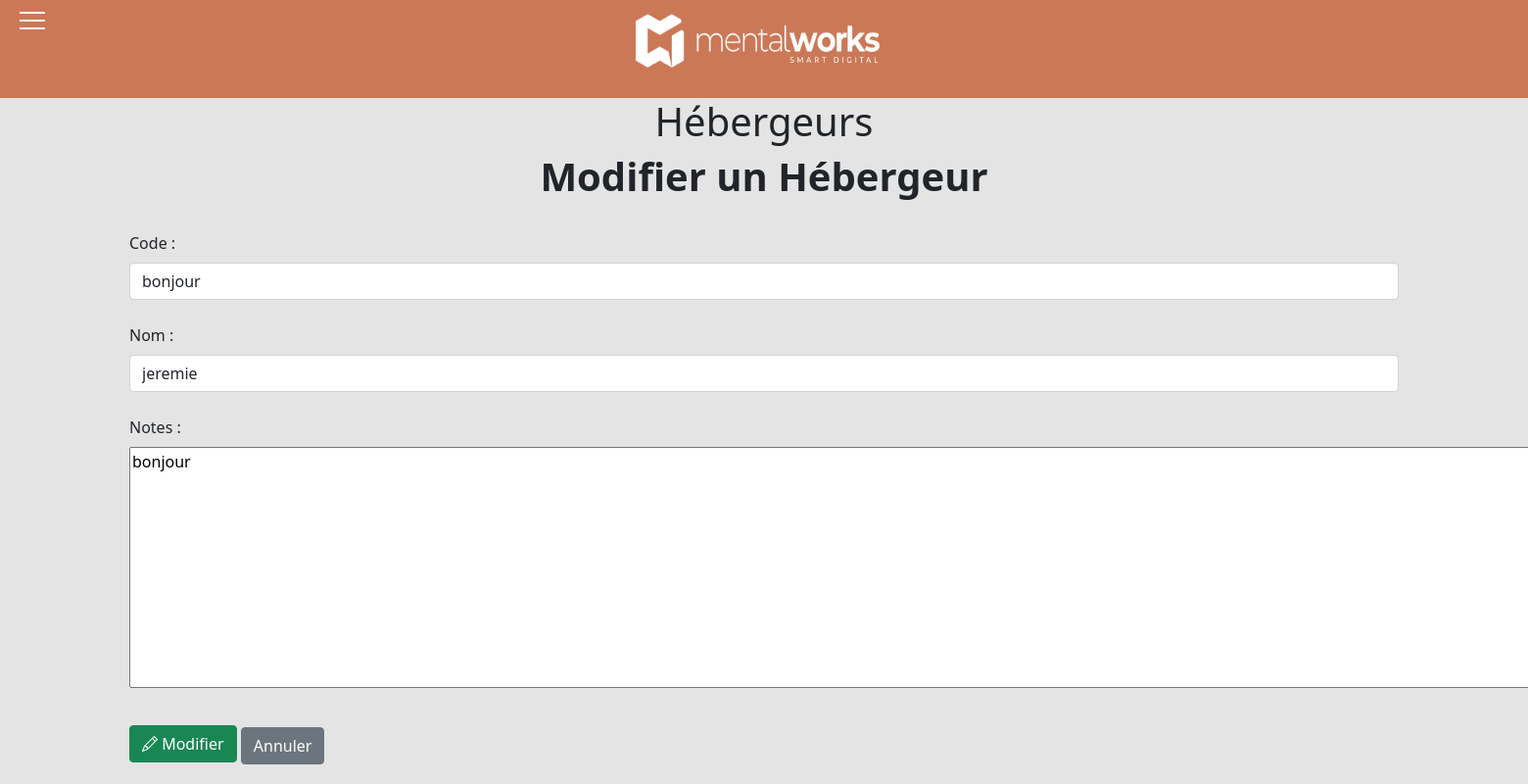
/Host/UpdateHost.php?id=1, run on an earlier commit of the app's database.
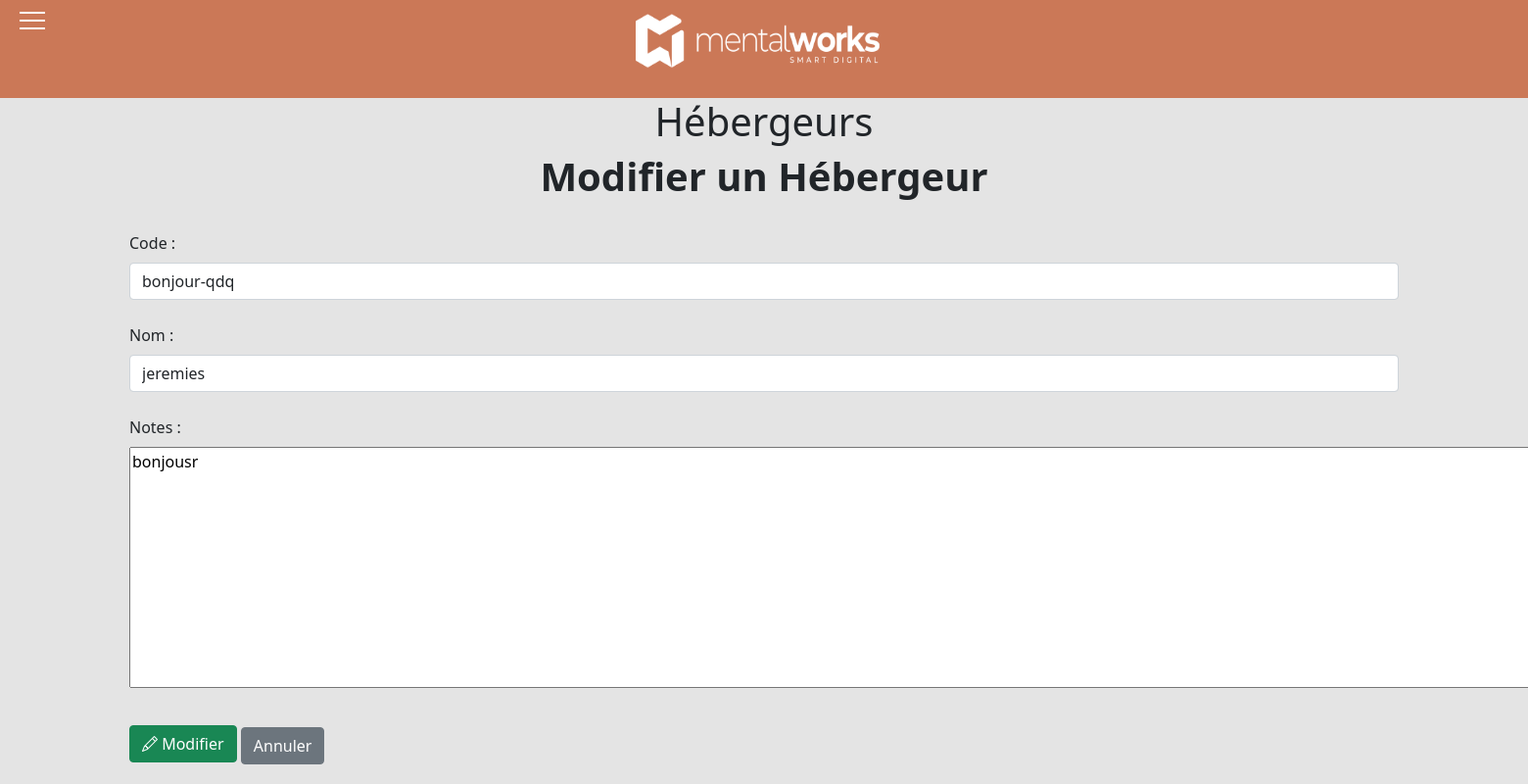
And on a later commit of the database.
### tables this page shows
CREATE TABLE `host` (
  `id` int(11) NOT NULL,
  `code` varchar(255) DEFAULT NULL,
  `name` varchar(255) DEFAULT NULL,
  `notes` varchar(1000) DEFAULT NULL
);

### src/Autoloader.php (called while the page is built, shortened)
<?php
class Autoloader{
    public static function register(){
        spl_autoload_register(function ($class){
            $file = str_replace('\\', DIRECTORY_SEPARATOR, $class).'.php';
            return false;
        });
    }
}

### src/Validators/Validator.php (called while the page is built, shortened)
<?php
abstract class Validator{
    public static function trimData(string $data): string{
        $data = trim($data);
        $data = stripslashes($data);
        $data = htmlspecialchars($data);
        return $data;
    }
}

### src/Repository/HostRepository.php (called while the page is built, shortened)
<?php
class HostRepository
{
    public static function selectHost(Host $myHost): Host {
        $co = new Connection();
        $co->connectionBDD();
        $statement = $co->prepare("SELECT code, name, notes from host WHERE id = ?");
        $statement->execute(array($myHost->getId()));
        $item = $statement->fetch();
        $myHost->setCode($item['code']);
        $myHost->setNotes($item['notes']);
        $myHost->setName($item['name']);
        return $myHost;
    }
}

### src/Connection/Connection.php (called while the page is built, shortened)
<?php
class Connection{
    protected $server="localhost";
    protected $dbName="environgestion";
    protected $user="root";
    protected $pass="";
    private $co;
    public function connectionBDD(){
        $dsn = "mysql:host=" . $this->server ."; charset=utf8; dbname=" . $this->dbName;
        $this->co = new PDO($dsn, $this->user, $this->pass);
        $this->co->setAttribute(PDO::ATTR_ERRMODE, PDO::ERRMODE_EXCEPTION);
    }
    public function deconnectionBDD(){
        $var = NULL;
        return $var;
    }
    public function __call($name, array $arguments) {
        if(method_exists($this->co, $name)){
            try{
                return call_user_func_array(array(&$this->co, $name), $arguments);
            }
            catch(Exception $e){
                throw new Exception('Erreur: "'.$name.'" nexiste pas.');
            }
         }
     }
}

### src/Classes/Host.php (called while the page is built, shortened)
<?php
class Host implements AllInterface{
    public function __construct(int $id, string $code, string $name, string $notes){
        $this->id = $id;
    }
}
?>

### src/Traits/HasId.php (called while the page is built, shortened)
<?php
trait HasId{
    private int $id;
    public function getId () : int{
        return $this -> id;
    }
}

### src/Traits/HasCode.php (called while the page is built, shortened)
<?php
trait HasCode{
    private string $code;
    public function getCode () : string{
        return $this ->code;
    }
    public function setCode (string $code): void{
        $this->code = $code;
    }
}

### src/Traits/HasName.php (called while the page is built, shortened)
<?php
trait HasName{
    private string $name;
    public function getName () : string{
        return $this ->name;
    }
    public function setName (string $name): void{
        $this->name = $name;
    }
}

### src/Traits/HasNotes.php (called while the page is built, shortened)
<?php
trait HasNotes{
    private string $notes;
    public function getNotes () : string{
        return $this ->notes;
    }
    public function setNotes (string $notes): void{
        $this->notes = $notes;
    }
}

### Host/UpdateHost.php (the view, shortened to what the changed rows need)
<?php
    require '../src/Autoloader.php';
    if(!empty($_GET['id']))
    {
        $id = HostValidator::trimData($_GET['id']);
    }
    else{
        header("Location: Host.php");
    }
    $myHost = new Host($id,"","","");
    if(!empty($_POST)) {
        $myHost->setCode(HostValidator::slugifyData($_POST['code']));
        $myHost->setName(HostValidator::trimData($_POST['name']));
        $myHost->setNotes(HostValidator::trimData($_POST['notes']));
        $myArray = HostValidator::validateHost($myHost);
        if ($myArray['isSuccess'] == 0){
            HostRepository::updateHost($myHost);
            header("Location: Host.php");
        }
    }
    else{
        $myHost = HostRepository::selectHost($myHost);
    }
?>
<!DOCTYPE html>
<html>
    <head>
        <link href="https://cdn.jsdelivr.net/npm/bootstrap@5.1.1/dist/css/bootstrap.min.css" rel="stylesheet">
        <link rel="stylesheet" href="https://cdn.jsdelivr.net/npm/bootstrap-icons@1.5.0/font/bootstrap-icons.css">
        <link rel="stylesheet" href="https://use.fontawesome.com/releases/v5.7.0/css/all.css"
>
        <link rel="stylesheet" href="../CSS/Style.css">
    </head>
    <body>
        <h1 class="text-logo"> Hébergeurs </h1>
        <div class="container admin">
            <div class="row">
                <h1><strong>Modifier un Hébergeur</strong></h1>
                <br>
                <form class="form" role="form" method="post">
                    <br>
                    <div>
                        <label class="form-label" for="code">Code :</label>
                        <input type="text" class="form-control" id="code" name="code" placeholder="Insérer un code pour le Client" value="<?php echo $myHost->getCode();?>">
                    </div>
                    <br>
                    <div>
                        <label class="form-label" for="name">Nom :</label>
                        <input type="text " class="form-control" id="name" name="name" placeholder="Insérer un nom pour le Client" value="<?php echo $myHost->getName();?>">
                    </div>
                    <br>
                    <div>
                    <label class="form-label" for="notes">Notes :</label>
                        <textarea id="notes" name="notes" placeholder="Notes" rows="10" cols="173"><?php echo $myHost->getNotes();?></textarea>
                    </div>
                    <br>
                </form>
            </div>
        </div>
    </body>
</html>

What changed in the data, as far as the page shows it:
changed host: code "bonjour" → "bonjour-qdq"; name "jeremie" → "jeremies"; notes "bonjour" → "bonjousr"
